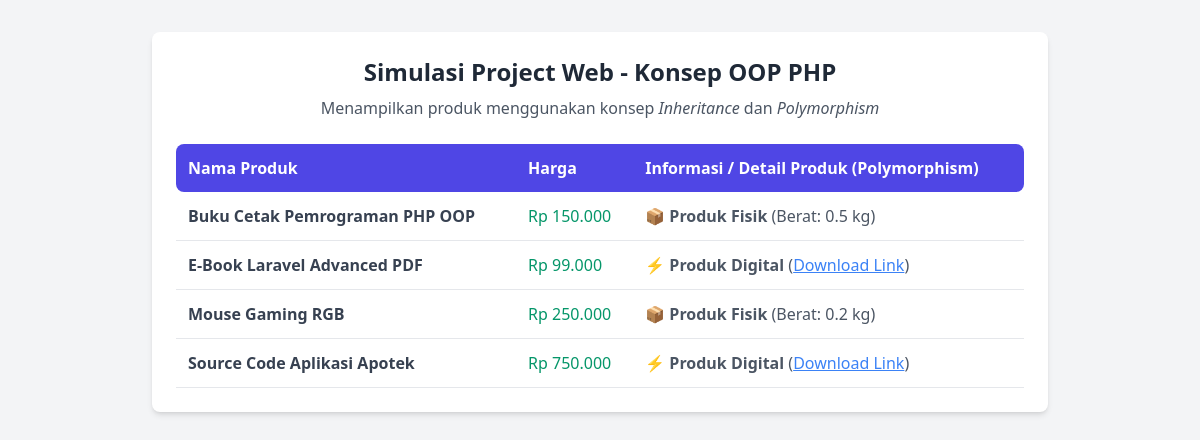
The page / on the database its author committed.
### tables this page shows
CREATE TABLE `products` (
  `id` int NOT NULL,
  `name` varchar(100) NOT NULL,
  `price` decimal(10,2) NOT NULL,
  `type` enum('physical','digital') NOT NULL,
  `extra_info` varchar(255) DEFAULT NULL
);

### Index.php (the view, shortened to what this page needs)
<?php
require_once 'Product.php';
$database = new Database();
$db = $database->getConnection();
$query = "SELECT * FROM products";
$stmt = $db->prepare($query);
$stmt->execute();
$rows = $stmt->fetchAll(PDO::FETCH_ASSOC);
$product_list = [];
foreach ($rows as $row) {
    if ($row['type'] == 'physical') {
        $product_list[] = new PhysicalProduct($row['id'], $row['name'], $row['price'], $row['extra_info']);
    } else if ($row['type'] == 'digital') {
        $product_list[] = new DigitalProduct($row['id'], $row['name'], $row['price'], $row['extra_info']);
    }
}
?>
<!DOCTYPE html>
<html lang="id">
<head>
    <script src="https://cdn.tailwindcss.com"></script>
</head>
<body class="bg-gray-100 p-8">
    <div class="max-w-4xl mx-auto bg-white p-6 rounded-lg shadow-md">
        <h1 class="text-2xl font-bold text-gray-800 mb-2 text-center">Simulasi Project Web - Konsep OOP PHP</h1>
        <p class="text-gray-600 text-center mb-6">Menampilkan produk menggunakan konsep <em>Inheritance</em> dan <em>Polymorphism</em></p>
        <table class="w-full text-left border-collapse">
            <thead>
                <tr class="bg-indigo-600 text-white">
                    <th class="p-3 rounded-l-lg">Nama Produk</th>
                    <th class="p-3">Harga</th>
                    <th class="p-3 rounded-r-lg">Informasi / Detail Produk (Polymorphism)</th>
                </tr>
            </thead>
            <tbody>
                <?php if (count($product_list) > 0): ?>
                    <?php foreach ($product_list as $product): ?>
                        <tr class="border-b hover:bg-gray-50 transition">
                            <td class="p-3 font-semibold text-gray-700"><?php echo $product->getName(); ?></td>
                            <td class="p-3 text-emerald-600 font-medium"><?php echo $product->getPrice(); ?></td>
                            <td class="p-3 text-gray-600"><?php echo $product->getInfo(); ?></td>
                        </tr>
                    <?php endforeach; ?>
                <?php else: ?>
                    <tr>
                        <td colspan="3" class="p-3 text-center text-gray-500">Belum ada data produk.</td>
                    </tr>
                <?php endif; ?>
            </tbody>
        </table>
    </div>
</body>
</html>

### Product.php (shortened to what this page needs)
<?php
abstract class Product {
    protected $name;
    protected $price;
    public function __construct($id, $name, $price) {
        $this->name = $name;
        $this->price = $price;
    }
    public function getName() { return $this->name; }
    public function getPrice() { return "Rp " . number_format($this->price, 0, ',', '.'); }
}
class PhysicalProduct extends Product {
    private $weight;
    public function __construct($id, $name, $price, $weight) {
        $this->weight = $weight;
    }
    public function getInfo() {
        return "📦 <strong>Produk Fisik</strong> (Berat: " . $this->weight . ")";
    }
}
class DigitalProduct extends Product {
    private $downloadUrl;
    public function __construct($id, $name, $price, $downloadUrl) {
        $this->downloadUrl = $downloadUrl;
    }
    public function getInfo() {
        return "⚡ <strong>Produk Digital</strong> (<a href='" . $this->downloadUrl . "' class='text-blue-500 underline' target='_blank'>Download Link</a>)";
    }
}
?>

### rows shown on the page
products: name "Buku Cetak Pemrograman PHP OOP", price "Rp 150.000", extra_info "0.5 kg"
products: name "E-Book Laravel Advanced PDF", price "Rp 99.000"
products: name "Mouse Gaming RGB", price "Rp 250.000", extra_info "0.2 kg"
products: name "Source Code Aplikasi Apotek", price "Rp 750.000"
